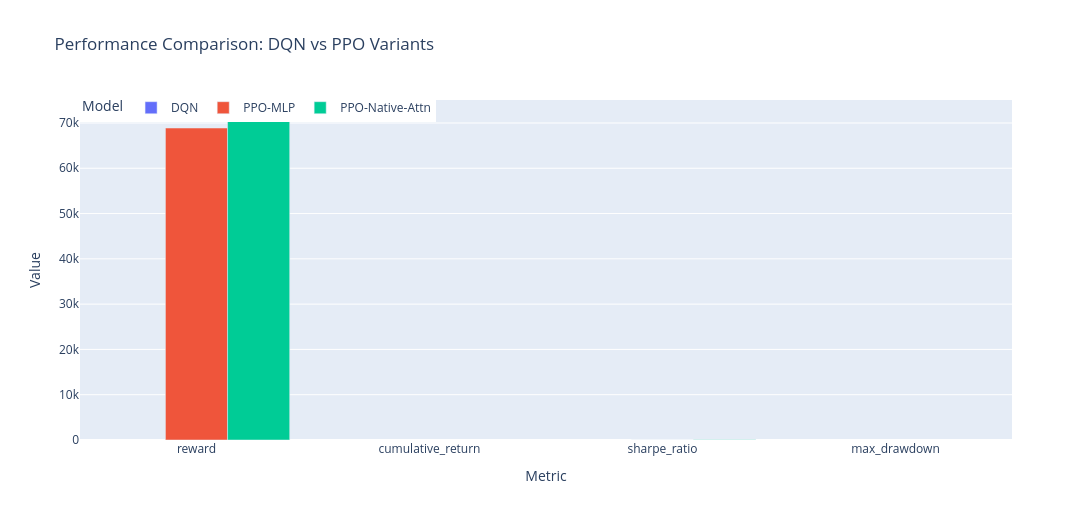

Write notebook code for a chart like this one.
### Markdown cell above
## 6.4 Model Comparison: DQN vs PPO-MLP vs PPO-Native-Attention

This section compares test performance and action diversity across the three main agents.

Metrics: total reward, cumulative return, Sharpe ratio, max drawdown, and action entropy (diversity).

### Code cell
# Compare DQN, PPO (MLP), and PPO (Native Attention) in one panel
print("=== Model Comparison: DQN vs PPO-MLP vs PPO-Native-Attention ===")

import plotly.express as px
import plotly.graph_objects as go

def _safe_metric(eval_dict, key):
    return float(eval_dict.get(key, np.nan)) if isinstance(eval_dict, dict) else np.nan

def _action_entropy_from_series(action_series):
    if action_series is None or len(action_series) == 0:
        return np.nan
    probs = action_series.value_counts(normalize=True).values
    return float(-(probs * np.log(probs + 1e-12)).sum())

def _build_model_row(model_name, eval_dict=None, action_df=None, action_col=None):
    entropy = np.nan
    if isinstance(action_df, pd.DataFrame) and action_col in action_df.columns:
        entropy = _action_entropy_from_series(action_df[action_col])
    elif isinstance(eval_dict, dict) and 'actions' in eval_dict:
        tmp_df = pd.DataFrame(eval_dict['actions'])
        if 'action_name' in tmp_df.columns:
            entropy = _action_entropy_from_series(tmp_df['action_name'])

    return {
        'model': model_name,
        'reward': _safe_metric(eval_dict, 'reward'),
        'cumulative_return': _safe_metric(eval_dict, 'cumulative_return'),
        'sharpe_ratio': _safe_metric(eval_dict, 'sharpe_ratio'),
        'max_drawdown': _safe_metric(eval_dict, 'max_drawdown'),
        'action_entropy': entropy,
    }

rows = [
    _build_model_row('DQN', globals().get('test_eval'), globals().get('actions_df'), 'action_name'),
    _build_model_row('PPO-MLP', globals().get('ppo_test_eval'), globals().get('ppo_prob_df'), 'chosen_action'),
    _build_model_row('PPO-Native-Attn', globals().get('ppo_attn_test_eval'), globals().get('attn_prob_df'), 'chosen_action'),
]

cmp_df = pd.DataFrame(rows)
print(cmp_df.round(4))

metric_cols = ['reward', 'cumulative_return', 'sharpe_ratio', 'max_drawdown', 'action_entropy']
if cmp_df[metric_cols].isna().all(axis=None):
    raise RuntimeError(
        "No model results found. Run: DQN eval (Section 8), PPO-MLP (Section 6.2), and/or PPO-Native-Attn (Section 6.3)."
    )

perf_long = cmp_df.melt(
    id_vars='model',
    value_vars=['reward', 'cumulative_return', 'sharpe_ratio', 'max_drawdown'],
    var_name='metric',
    value_name='value',
)

fig_perf = px.bar(
    perf_long,
    x='metric',
    y='value',
    color='model',
    barmode='group',
    title='Performance Comparison: DQN vs PPO Variants',
    labels={'metric': 'Metric', 'value': 'Value', 'model': 'Model'},
)
fig_perf.update_layout(height=520, width=1280, legend=dict(orientation='h', y=1.02, x=0))
fig_perf.show()

fig_entropy = px.bar(
    cmp_df,
    x='model',
    y='action_entropy',
    color='model',
    title='Action Diversity (Entropy) Comparison',
    labels={'action_entropy': 'Action entropy', 'model': 'Model'},
)
fig_entropy.update_layout(height=420, width=900, showlegend=False)
fig_entropy.show()

radar_metrics = ['reward', 'cumulative_return', 'sharpe_ratio', 'action_entropy']
radar_df = cmp_df[['model'] + radar_metrics].copy()

for metric in radar_metrics:
    col = radar_df[metric].astype(float)
    valid = col.dropna()
    if len(valid) == 0:
        radar_df[metric] = np.nan
    elif abs(valid.max() - valid.min()) < 1e-12:
        radar_df[metric] = 0.5
    else:
        radar_df[metric] = (col - valid.min()) / (valid.max() - valid.min())

fig_radar = go.Figure()
for _, row in radar_df.iterrows():
    vals = [row[m] for m in radar_metrics]
    fig_radar.add_trace(
        go.Scatterpolar(
            r=vals + [vals[0]],
            theta=radar_metrics + [radar_metrics[0]],
            fill='toself',
            name=row['model'],
        )
    )

fig_radar.update_layout(
    title='Normalized Multi-Metric Comparison (higher is better)',
    polar=dict(radialaxis=dict(visible=True, range=[0, 1])),
    height=560,
    width=900,
    legend=dict(orientation='h', y=1.05, x=0),
)
fig_radar.show()

print("Comparison complete.")
print("Tip: if PPO-Native-Attn row is NaN, run Section 6.3 first.")

### Figure 1 — Plotly figure (JSON) as saved in the notebook; plotly's stock layout.template omitted (floating-point values rounded to 4 significant figures)
{"data": [{"alignmentgroup": "True", "hovertemplate": "Model=DQN<br>Metric=%{x}<br>Value=%{y}<extra></extra>", "legendgroup": "DQN", "marker": {"color": "#636efa", "pattern": {"shape": ""}}, "name": "DQN", "offsetgroup": "DQN", "orientation": "v", "showlegend": true, "textposition": "auto", "type": "bar", "x": ["reward", "cumulative_return", "sharpe_ratio", "max_drawdown"], "xaxis": "x", "y": [NaN, NaN, NaN, NaN], "yaxis": "y"}, {"alignmentgroup": "True", "hovertemplate": "Model=PPO-MLP<br>Metric=%{x}<br>Value=%{y}<extra></extra>", "legendgroup": "PPO-MLP", "marker": {"color": "#EF553B", "pattern": {"shape": ""}}, "name": "PPO-MLP", "offsetgroup": "PPO-MLP", "orientation": "v", "showlegend": true, "textposition": "auto", "type": "bar", "x": ["reward", "cumulative_return", "sharpe_ratio", "max_drawdown"], "xaxis": "x", "y": [68880.0, Infinity, 24.47, NaN], "yaxis": "y"}, {"alignmentgroup": "True", "hovertemplate": "Model=PPO-Native-Attn<br>Metric=%{x}<br>Value=%{y}<extra></extra>", "legendgroup": "PPO-Native-Attn", "marker": {"color": "#00cc96", "pattern": {"shape": ""}}, "name": "PPO-Native-Attn", "offsetgroup": "PPO-Native-Attn", "orientation": "v", "showlegend": true, "textposition": "auto", "type": "bar", "x": ["reward", "cumulative_return", "sharpe_ratio", "max_drawdown"], "xaxis": "x", "y": [71320.0, Infinity, 43.15, NaN], "yaxis": "y"}], "layout": {"barmode": "group", "height": 520, "legend": {"orientation": "h", "title": {"text": "Model"}, "tracegroupgap": 0, "x": 0, "y": 1.02}, "title": {"text": "Performance Comparison: DQN vs PPO Variants"}, "width": 1280, "xaxis": {"anchor": "y", "domain": [0, 1], "title": {"text": "Metric"}}, "yaxis": {"anchor": "x", "domain": [0, 1], "title": {"text": "Value"}}}}
